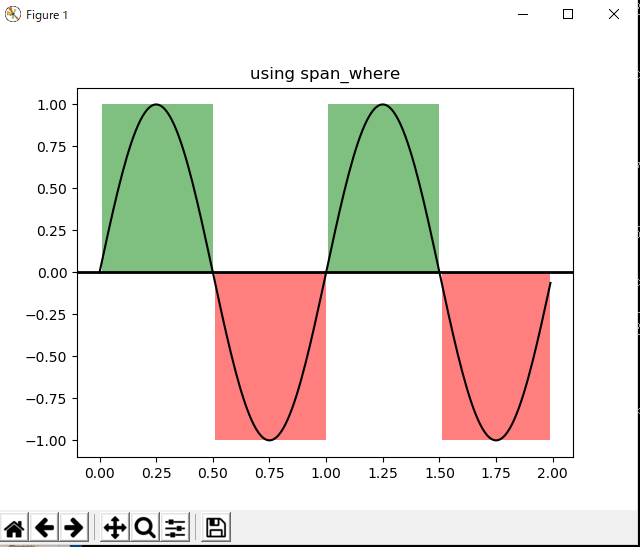

Recreate this plot in Python.
#加藤明日香 15816022
import numpy as np
import matplotlib.pyplot as plt
import matplotlib.collections as collections


t = np.arange(0.0, 2, 0.01)
s1 = np.sin(2*np.pi*t)
s2 = 1.2*np.sin(4*np.pi*t)


fig, ax = plt.subplots()
ax.set_title('using span_where')
ax.plot(t, s1, color='black')
ax.axhline(0, color='black', lw=2)

collection = collections.BrokenBarHCollection.span_where(
    t, ymin=0, ymax=1, where=s1 > 0, facecolor='green', alpha=0.5)
ax.add_collection(collection)

collection = collections.BrokenBarHCollection.span_where(
    t, ymin=-1, ymax=0, where=s1 < 0, facecolor='red', alpha=0.5)
ax.add_collection(collection)


plt.show()
